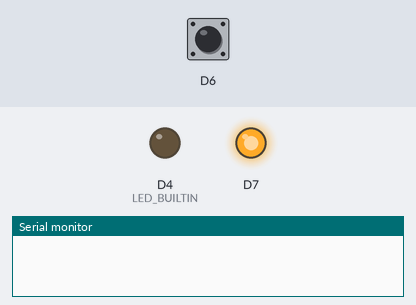
A sketch run on a simulated ESP8266 (NodeMCU). Parts: output pins drawn as LEDs (lit = HIGH, except the on-board LED, lit = LOW), the last lines printed to the serial monitor. The inputs (shaded band) are chosen by the test bench; at power-on: D6 HIGH.

Above: at 1.2 s.
1.3 s: D6 pulled LOW for 0.15 s
At 1.8 s:
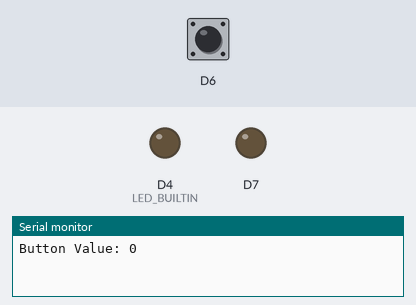
4.4 s: D6 pulled LOW for 1 s
At 5.0 s:
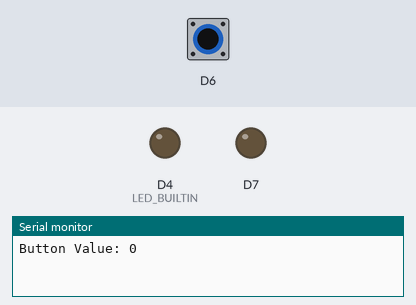
8.4 s: D6 pulled LOW for 3.2 s
At 14.5 s:
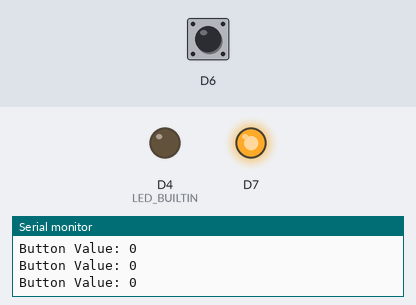
Timing chart, 0 to 16.0 s (numbered marks = the images above; inputs shaded):
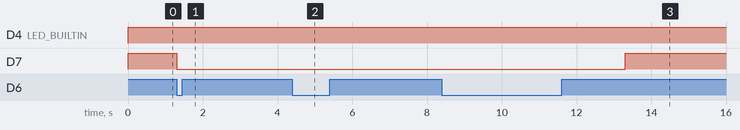

The sketch:

Blink_2.ino
```cpp
void setup() {
  pinMode(D7, OUTPUT);
  pinMode(LED_BUILTIN, OUTPUT);
  pinMode(D6, INPUT_PULLUP);
  //Serial.begin(115200); // Initialize serial communication at 115200 baud
}

void loop() {
  int ButtonValue = digitalRead(D6);
  digitalWrite(D7, HIGH);  // turn the LED on (HIGH is the voltage level)

 if (ButtonValue == LOW) {
    digitalWrite(D7, LOW);
    Serial.print("Button Value: ");
    Serial.println(ButtonValue); // Print the value followed by a newline
    delay(4000);
  }
  else {
    digitalWrite(LED_BUILTIN, HIGH);  // turn the LED on (HIGH is the voltage level)
  }

}
```

Measured:
- after the input at 1.3 s, D7: HIGH → LOW at once
- after the input at 4.4 s, D7: stays LOW (without the input it goes to HIGH after 0.90 s)
- after the input at 8.4 s, D7: LOW → HIGH after 4.9 s instead of 0.90 s
